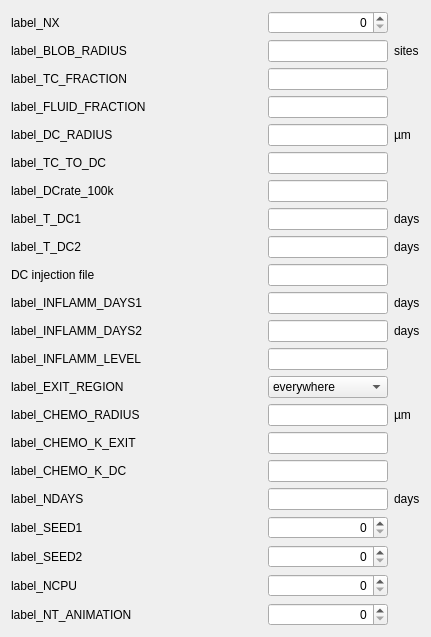
           <widget class="QWidget" name="layoutWidget">
            <property name="geometry">
             <rect>
              <x>10</x>
              <y>0</y>
              <width>431</width>
              <height>621</height>
             </rect>
            </property>
            <layout class="QGridLayout" name="gridLayout_4">
             <item row="0" column="0">
              <widget class="QMyLabel" name="label_NX">
               <property name="text">
                <string>label_NX</string>
               </property>
               <property name="wordWrap">
                <bool>false</bool>
               </property>
              </widget>
             </item>
             <item row="0" column="1">
              <spacer name="horizontalSpacer_12">
               <property name="orientation">
                <enum>Qt::Horizontal</enum>
               </property>
               <property name="sizeHint" stdset="0">
                <size>
                 <width>40</width>
                 <height>13</height>
                </size>
               </property>
              </spacer>
             </item>
             <item row="0" column="2">
              <widget class="QSpinBox" name="spin_NX">
               <property name="maximumSize">
                <size>
                 <width>120</width>
                 <height>16777215</height>
                </size>
               </property>
               <property name="alignment">
                <set>Qt::AlignRight|Qt::AlignTrailing|Qt::AlignVCenter</set>
               </property>
               <property name="maximum">
                <number>999999999</number>
               </property>
              </widget>
             </item>
             <item row="1" column="0">
              <widget class="QMyLabel" name="label_BLOB_RADIUS">
               <property name="text">
                <string>label_BLOB_RADIUS</string>
               </property>
               <property name="wordWrap">
                <bool>false</bool>
               </property>
              </widget>
             </item>
             <item row="1" column="1">
              <spacer name="horizontalSpacer_13">
               <property name="orientation">
                <enum>Qt::Horizontal</enum>
               </property>
               <property name="sizeHint" stdset="0">
                <size>
                 <width>40</width>
                 <height>13</height>
                </size>
               </property>
              </spacer>
             </item>
             <item row="1" column="2">
              <widget class="QLineEdit" name="line_BLOB_RADIUS">
               <property name="maximumSize">
                <size>
                 <width>120</width>
                 <height>16777215</height>
                </size>
               </property>
               <property name="alignment">
                <set>Qt::AlignRight|Qt::AlignTrailing|Qt::AlignVCenter</set>
               </property>
              </widget>
             </item>
             <item row="2" column="0">
              <widget class="QMyLabel" name="label_TC_FRACTION">
               <property name="text">
                <string>label_TC_FRACTION</string>
               </property>
               <property name="wordWrap">
                <bool>false</bool>
               </property>
              </widget>
             </item>
             <item row="2" column="1">
              <spacer name="horizontalSpacer_14">
               <property name="orientation">
                <enum>Qt::Horizontal</enum>
               </property>
               <property name="sizeHint" stdset="0">
                <size>
                 <width>38</width>
                 <height>17</height>
                </size>
               </property>
              </spacer>
             </item>
             <item row="2" column="2">
              <widget class="QLineEdit" name="line_TC_FRACTION">
               <property name="maximumSize">
                <size>
                 <width>120</width>
                 <height>16777215</height>
                </size>
               </property>
               <property name="alignment">
                <set>Qt::AlignRight|Qt::AlignTrailing|Qt::AlignVCenter</set>
               </property>
              </widget>
             </item>
             <item row="3" column="1">
              <spacer name="horizontalSpacer_15">
               <property name="orientation">
                <enum>Qt::Horizontal</enum>
               </property>
               <property name="sizeHint" stdset="0">
                <size>
                 <width>40</width>
                 <height>13</height>
                </size>
               </property>
              </spacer>
             </item>
             <item row="3" column="2">
              <widget class="QLineEdit" name="line_FLUID_FRACTION">
               <property name="maximumSize">
                <size>
                 <width>120</width>
                 <height>16777215</height>
                </size>
               </property>
               <property name="alignment">
                <set>Qt::AlignRight|Qt::AlignTrailing|Qt::AlignVCenter</set>
               </property>
              </widget>
             </item>
             <item row="4" column="0">
              <widget class="QMyLabel" name="label_DC_RADIUS">
               <property name="mouseTracking">
                <bool>false</bool>
               </property>
               <property name="text">
                <string>label_DC_RADIUS</string>
               </property>
               <property name="wordWrap">
                <bool>false</bool>
               </property>
              </widget>
             </item>
             <item row="4" column="1">
              <spacer name="horizontalSpacer_16">
               <property name="orientation">
                <enum>Qt::Horizontal</enum>
               </property>
               <property name="sizeHint" stdset="0">
                <size>
                 <width>40</width>
                 <height>13</height>
                </size>
               </property>
              </spacer>
             </item>
             <item row="4" column="2">
              <widget class="QLineEdit" name="line_DC_RADIUS">
               <property name="maximumSize">
                <size>
                 <width>120</width>
                 <height>16777215</height>
                </size>
               </property>
               <property name="alignment">
                <set>Qt::AlignRight|Qt::AlignTrailing|Qt::AlignVCenter</set>
               </property>
              </widget>
             </item>
             <item row="4" column="3">
              <widget class="QLabel" name="units_DC_RADIUS">
               <property name="text">
                <string>µm</string>
               </property>
              </widget>
             </item>
             <item row="5" column="0">
              <widget class="QMyLabel" name="label_TC_TO_DC">
               <property name="mouseTracking">
                <bool>false</bool>
               </property>
               <property name="text">
                <string>label_TC_TO_DC</string>
               </property>
               <property name="wordWrap">
                <bool>false</bool>
               </property>
              </widget>
             </item>
             <item row="5" column="1">
              <spacer name="horizontalSpacer_17">
               <property name="orientation">
                <enum>Qt::Horizontal</enum>
               </property>
               <property name="sizeHint" stdset="0">
                <size>
                 <width>40</width>
                 <height>13</height>
                </size>
               </property>
              </spacer>
             </item>
             <item row="6" column="0">
              <widget class="QMyLabel" name="label_DCrate_100k">
               <property name="mouseTracking">
                <bool>false</bool>
               </property>
               <property name="text">
                <string>label_DCrate_100k</string>
               </property>
               <property name="wordWrap">
                <bool>false</bool>
               </property>
              </widget>
             </item>
             <item row="6" column="1">
              <spacer name="horizontalSpacer_18">
               <property name="orientation">
                <enum>Qt::Horizontal</enum>
               </property>
               <property name="sizeHint" stdset="0">
                <size>
                 <width>40</width>
                 <height>13</height>
                </size>
               </property>
              </spacer>
             </item>
             <item row="6" column="2">
              <widget class="QLineEdit" name="line_DCrate_100k">
               <property name="maximumSize">
                <size>
                 <width>120</width>
                 <height>16777215</height>
                </size>
               </property>
               <property name="alignment">
                <set>Qt::AlignRight|Qt::AlignTrailing|Qt::AlignVCenter</set>
               </property>
              </widget>
             </item>
             <item row="7" column="0">
              <widget class="QMyLabel" name="label_T_DC1">
               <property name="mouseTracking">
                <bool>false</bool>
               </property>
               <property name="text">
                <string>label_T_DC1</string>
               </property>
               <property name="wordWrap">
                <bool>false</bool>
               </property>
              </widget>
             </item>
             <item row="7" column="1">
              <spacer name="horizontalSpacer_19">
               <property name="orientation">
                <enum>Qt::Horizontal</enum>
               </property>
               <property name="sizeHint" stdset="0">
                <size>
                 <width>40</width>
                 <height>13</height>
                </size>
               </property>
              </spacer>
             </item>
             <item row="7" column="2">
              <widget class="QLineEdit" name="line_T_DC1">
               <property name="maximumSize">
                <size>
                 <width>120</width>
                 <height>16777215</height>
                </size>
               </property>
               <property name="alignment">
                <set>Qt::AlignRight|Qt::AlignTrailing|Qt::AlignVCenter</set>
               </property>
              </widget>
             </item>
             <item row="7" column="3">
              <widget class="QLabel" name="units_T_DC1">
               <property name="text">
                <string>days</string>
               </property>
              </widget>
             </item>
             <item row="8" column="0">
              <widget class="QMyLabel" name="label_T_DC2">
               <property name="mouseTracking">
                <bool>false</bool>
               </property>
               <property name="text">
                <string>label_T_DC2</string>
               </property>
               <property name="wordWrap">
                <bool>false</bool>
               </property>
              </widget>
             </item>
             <item row="8" column="1">
              <spacer name="horizontalSpacer_20">
               <property name="orientation">
                <enum>Qt::Horizontal</enum>
               </property>
               <property name="sizeHint" stdset="0">
                <size>
                 <width>40</width>
                 <height>13</height>
                </size>
               </property>
              </spacer>
             </item>
             <item row="8" column="2">
              <widget class="QLineEdit" name="line_T_DC2">
               <property name="maximumSize">
                <size>
                 <width>120</width>
                 <height>16777215</height>
                </size>
               </property>
               <property name="alignment">
                <set>Qt::AlignRight|Qt::AlignTrailing|Qt::AlignVCenter</set>
               </property>
              </widget>
             </item>
             <item row="8" column="3">
              <widget class="QLabel" name="units_T_DC2">
               <property name="text">
                <string>days</string>
               </property>
              </widget>
             </item>
             <item row="10" column="0">
              <widget class="QMyLabel" name="label_INFLAMM_DAYS1">
               <property name="text">
                <string>label_INFLAMM_DAYS1</string>
               </property>
              </widget>
             </item>
             <item row="10" column="1">
              <spacer name="horizontalSpacer_22">
               <property name="orientation">
                <enum>Qt::Horizontal</enum>
               </property>
               <property name="sizeHint" stdset="0">
                <size>
                 <width>40</width>
                 <height>13</height>
                </size>
               </property>
              </spacer>
             </item>
             <item row="10" column="2">
              <widget class="QLineEdit" name="line_INFLAMM_DAYS1">
               <property name="maximumSize">
                <size>
                 <width>120</width>
                 <height>16777215</height>
                </size>
               </property>
               <property name="alignment">
                <set>Qt::AlignRight|Qt::AlignTrailing|Qt::AlignVCenter</set>
               </property>
              </widget>
             </item>
             <item row="11" column="0">
              <widget class="QMyLabel" name="label_INFLAMM_DAYS2">
               <property name="text">
                <string>label_INFLAMM_DAYS2</string>
               </property>
              </widget>
             </item>
             <item row="11" column="1">
              <spacer name="horizontalSpacer_23">
               <property name="orientation">
                <enum>Qt::Horizontal</enum>
               </property>
               <property name="sizeHint" stdset="0">
                <size>
                 <width>40</width>
                 <height>13</height>
                </size>
               </property>
              </spacer>
             </item>
             <item row="11" column="2">
              <widget class="QLineEdit" name="line_INFLAMM_DAYS2">
               <property name="maximumSize">
                <size>
                 <width>120</width>
                 <height>16777215</height>
                </size>
               </property>
               <property name="alignment">
                <set>Qt::AlignRight|Qt::AlignTrailing|Qt::AlignVCenter</set>
               </property>
              </widget>
             </item>
             <item row="12" column="0">
              <widget class="QMyLabel" name="label_INFLAMM_LEVEL">
               <property name="text">
                <string>label_INFLAMM_LEVEL</string>
               </property>
              </widget>
             </item>
             <item row="12" column="1">
              <spacer name="horizontalSpacer_24">
               <property name="orientation">
                <enum>Qt::Horizontal</enum>
               </property>
               <property name="sizeHint" stdset="0">
                <size>
                 <width>40</width>
                 <height>13</height>
                </size>
               </property>
              </spacer>
             </item>
             <item row="12" column="2">
              <widget class="QLineEdit" name="line_INFLAMM_LEVEL">
               <property name="maximumSize">
                <size>
                 <width>120</width>
                 <height>16777215</height>
                </size>
               </property>
               <property name="alignment">
                <set>Qt::AlignRight|Qt::AlignTrailing|Qt::AlignVCenter</set>
               </property>
              </widget>
             </item>
             <item row="13" column="0">
              <widget class="QMyLabel" name="label_EXIT_REGION">
               <property name="mouseTracking">
                <bool>false</bool>
               </property>
               <property name="toolTip">
                <string>determines blob region for cell exits</string>
               </property>
               <property name="text">
                <string>label_EXIT_REGION</string>
               </property>
               <property name="wordWrap">
                <bool>false</bool>
               </property>
              </widget>
             </item>
             <item row="13" column="1">
              <spacer name="horizontalSpacer_26">
               <property name="orientation">
                <enum>Qt::Horizontal</enum>
               </property>
               <property name="sizeHint" stdset="0">
                <size>
                 <width>40</width>
                 <height>13</height>
                </size>
               </property>
              </spacer>
             </item>
             <item row="13" column="2">
              <widget class="QComboBox" name="comb_EXIT_REGION">
               <property name="enabled">
                <bool>true</bool>
               </property>
               <property name="maximumSize">
                <size>
                 <width>120</width>
                 <height>16777215</height>
                </size>
               </property>
               <item>
                <property name="text">
                 <string>everywhere</string>
                </property>
               </item>
               <item>
                <property name="text">
                 <string>lower half of blob</string>
                </property>
               </item>
               <item>
                <property name="text">
                 <string>blob portals</string>
                </property>
               </item>
               <item>
                <property name="text">
                 <string>surface portals</string>
                </property>
               </item>
              </widget>
             </item>
             <item row="14" column="0">
              <widget class="QMyLabel" name="label_CHEMO_RADIUS">
               <property name="text">
                <string>label_CHEMO_RADIUS</string>
               </property>
              </widget>
             </item>
             <item row="14" column="1">
              <spacer name="horizontalSpacer_27">
               <property name="orientation">
                <enum>Qt::Horizontal</enum>
               </property>
               <property name="sizeHint" stdset="0">
                <size>
                 <width>40</width>
                 <height>13</height>
                </size>
               </property>
              </spacer>
             </item>
             <item row="14" column="2">
              <widget class="QLineEdit" name="line_CHEMO_RADIUS">
               <property name="maximumSize">
                <size>
                 <width>120</width>
                 <height>16777215</height>
                </size>
               </property>
               <property name="alignment">
                <set>Qt::AlignRight|Qt::AlignTrailing|Qt::AlignVCenter</set>
               </property>
              </widget>
             </item>
             <item row="15" column="0">
              <widget class="QMyLabel" name="label_CHEMO_K_EXIT">
               <property name="mouseTracking">
                <bool>false</bool>
               </property>
               <property name="toolTip">
                <string>level of exit chemotactic influence</string>
               </property>
               <property name="text">
                <string>label_CHEMO_K_EXIT</string>
               </property>
               <property name="wordWrap">
                <bool>false</bool>
               </property>
              </widget>
             </item>
             <item row="15" column="1">
              <spacer name="horizontalSpacer_28">
               <property name="orientation">
                <enum>Qt::Horizontal</enum>
               </property>
               <property name="sizeHint" stdset="0">
                <size>
                 <width>40</width>
                 <height>13</height>
                </size>
               </property>
              </spacer>
             </item>
             <item row="15" column="2">
              <widget class="QLineEdit" name="line_CHEMO_K_EXIT">
               <property name="maximumSize">
                <size>
                 <width>120</width>
                 <height>16777215</height>
                </size>
               </property>
               <property name="alignment">
                <set>Qt::AlignRight|Qt::AlignTrailing|Qt::AlignVCenter</set>
               </property>
              </widget>
             </item>
             <item row="17" column="0">
              <widget class="QMyLabel" name="label_NDAYS">
               <property name="mouseTracking">
                <bool>false</bool>
               </property>
               <property name="toolTip">
                <string/>
               </property>
               <property name="text">
                <string>label_NDAYS</string>
               </property>
               <property name="wordWrap">
                <bool>false</bool>
               </property>
              </widget>
             </item>
             <item row="17" column="1">
              <spacer name="horizontalSpacer_29">
               <property name="orientation">
                <enum>Qt::Horizontal</enum>
               </property>
               <property name="sizeHint" stdset="0">
                <size>
                 <width>40</width>
                 <height>13</height>
                </size>
               </property>
              </spacer>
             </item>
             <item row="18" column="0">
              <widget class="QMyLabel" name="label_SEED1">
               <property name="mouseTracking">
                <bool>false</bool>
               </property>
               <property name="toolTip">
                <string>seed vector for RNGs</string>
               </property>
               <property name="text">
                <string>label_SEED1</string>
               </property>
               <property name="wordWrap">
                <bool>false</bool>
               </property>
              </widget>
             </item>
             <item row="18" column="1">
              <spacer name="horizontalSpacer_30">
               <property name="orientation">
                <enum>Qt::Horizontal</enum>
               </property>
               <property name="sizeHint" stdset="0">
                <size>
                 <width>40</width>
                 <height>13</height>
                </size>
               </property>
              </spacer>
             </item>
             <item row="18" column="2">
              <widget class="QSpinBox" name="spin_SEED1">
               <property name="maximumSize">
                <size>
                 <width>120</width>
                 <height>16777215</height>
                </size>
               </property>
               <property name="alignment">
                <set>Qt::AlignRight|Qt::AlignTrailing|Qt::AlignVCenter</set>
               </property>
               <property name="maximum">
                <number>999999999</number>
               </property>
              </widget>
             </item>
             <item row="19" column="0">
              <widget class="QMyLabel" name="label_SEED2">
               <property name="mouseTracking">
                <bool>false</bool>
               </property>
               <property name="toolTip">
                <string>seed vector for RNGs</string>
               </property>
               <property name="text">
                <string>label_SEED2</string>
               </property>
               <property name="wordWrap">
                <bool>false</bool>
               </property>
              </widget>
             </item>
             <item row="19" column="1">
              <spacer name="horizontalSpacer_31">
               <property name="orientation">
                <enum>Qt::Horizontal</enum>
               </property>
               <property name="sizeHint" stdset="0">
                <size>
                 <width>40</width>
                 <height>13</height>
                </size>
               </property>
              </spacer>
             </item>
             <item row="19" column="2">
              <widget class="QSpinBox" name="spin_SEED2">
               <property name="maximumSize">
                <size>
                 <width>120</width>
                 <height>16777215</height>
                </size>
               </property>
               <property name="alignment">
                <set>Qt::AlignRight|Qt::AlignTrailing|Qt::AlignVCenter</set>
               </property>
               <property name="maximum">
                <number>999999999</number>
               </property>
              </widget>
             </item>
             <item row="5" column="2">
              <widget class="QLineEdit" name="line_TC_TO_DC">
               <property name="maximumSize">
                <size>
                 <width>120</width>
                 <height>16777215</height>
                </size>
               </property>
               <property name="alignment">
                <set>Qt::AlignRight|Qt::AlignTrailing|Qt::AlignVCenter</set>
               </property>
              </widget>
             </item>
             <item row="17" column="2">
              <widget class="QLineEdit" name="line_NDAYS">
               <property name="maximumSize">
                <size>
                 <width>120</width>
                 <height>16777215</height>
                </size>
               </property>
               <property name="alignment">
                <set>Qt::AlignRight|Qt::AlignTrailing|Qt::AlignVCenter</set>
               </property>
              </widget>
             </item>
             <item row="3" column="0">
              <widget class="QMyLabel" name="label_FLUID_FRACTION">
               <property name="mouseTracking">
                <bool>false</bool>
               </property>
               <property name="text">
                <string>label_FLUID_FRACTION</string>
               </property>
               <property name="wordWrap">
                <bool>false</bool>
               </property>
              </widget>
             </item>
             <item row="21" column="0">
              <widget class="QMyLabel" name="label_NT_ANIMATION">
               <property name="toolTip">
                <string>animation update interval</string>
               </property>
               <property name="text">
                <string>label_NT_ANIMATION</string>
               </property>
              </widget>
             </item>
             <item row="21" column="1">
              <spacer name="horizontalSpacer_32">
               <property name="orientation">
                <enum>Qt::Horizontal</enum>
               </property>
               <property name="sizeHint" stdset="0">
                <size>
                 <width>40</width>
                 <height>13</height>
                </size>
               </property>
              </spacer>
             </item>
             <item row="21" column="2">
              <widget class="QSpinBox" name="spin_NT_ANIMATION">
               <property name="maximumSize">
                <size>
                 <width>120</width>
                 <height>16777215</height>
                </size>
               </property>
               <property name="alignment">
                <set>Qt::AlignRight|Qt::AlignTrailing|Qt::AlignVCenter</set>
               </property>
               <property name="maximum">
                <number>999999999</number>
               </property>
              </widget>
             </item>
             <item row="16" column="0">
              <widget class="QMyLabel" name="label_CHEMO_K_DC">
               <property name="enabled">
                <bool>true</bool>
               </property>
               <property name="text">
                <string>label_CHEMO_K_DC</string>
               </property>
              </widget>
             </item>
             <item row="16" column="2">
              <widget class="QLineEdit" name="line_CHEMO_K_DC">
               <property name="enabled">
                <bool>true</bool>
               </property>
               <property name="maximumSize">
                <size>
                 <width>120</width>
                 <height>16777215</height>
                </size>
               </property>
               <property name="alignment">
                <set>Qt::AlignRight|Qt::AlignTrailing|Qt::AlignVCenter</set>
               </property>
              </widget>
             </item>
             <item row="16" column="1">
              <spacer name="horizontalSpacer_33">
               <property name="orientation">
                <enum>Qt::Horizontal</enum>
               </property>
               <property name="sizeHint" stdset="0">
                <size>
                 <width>40</width>
                 <height>13</height>
                </size>
               </property>
              </spacer>
             </item>
             <item row="14" column="3">
              <widget class="QLabel" name="units_CHEMO_RADIUS">
               <property name="text">
                <string>µm</string>
               </property>
              </widget>
             </item>
             <item row="17" column="3">
              <widget class="QLabel" name="units_NDAYS">
               <property name="text">
                <string>days</string>
               </property>
              </widget>
             </item>
             <item row="10" column="3">
              <widget class="QLabel" name="units_INFLAMM1">
               <property name="text">
                <string>days</string>
               </property>
              </widget>
             </item>
             <item row="11" column="3">
              <widget class="QLabel" name="units_INFLAMM2">
               <property name="text">
                <string>days</string>
               </property>
              </widget>
             </item>
             <item row="1" column="3">
              <widget class="QLabel" name="units_BLOB_RADIUS">
               <property name="text">
                <string>sites</string>
               </property>
              </widget>
             </item>
             <item row="20" column="0">
              <widget class="QMyLabel" name="label_NCPU">
               <property name="toolTip">
                <string>animation update interval</string>
               </property>
               <property name="text">
                <string>label_NCPU</string>
               </property>
              </widget>
             </item>
             <item row="20" column="1">
              <spacer name="horizontalSpacer_34">
               <property name="orientation">
                <enum>Qt::Horizontal</enum>
               </property>
               <property name="sizeHint" stdset="0">
                <size>
                 <width>40</width>
                 <height>13</height>
                </size>
               </property>
              </spacer>
             </item>
             <item row="20" column="2">
              <widget class="QSpinBox" name="spin_NCPU">
               <property name="maximumSize">
                <size>
                 <width>120</width>
                 <height>16777215</height>
                </size>
               </property>
               <property name="alignment">
                <set>Qt::AlignRight|Qt::AlignTrailing|Qt::AlignVCenter</set>
               </property>
               <property name="maximum">
                <number>999999999</number>
               </property>
              </widget>
             </item>
             <item row="9" column="0">
              <widget class="QMyLabel" name="label_DC_INJECTION_FILE">
               <property name="mouseTracking">
                <bool>false</bool>
               </property>
               <property name="text">
                <string>DC injection file</string>
               </property>
               <property name="wordWrap">
                <bool>false</bool>
               </property>
              </widget>
             </item>
             <item row="9" column="2">
              <widget class="QLineEdit" name="text_DC_INJECTION_FILE">
               <property name="maximumSize">
                <size>
                 <width>120</width>
                 <height>16777215</height>
                </size>
               </property>
               <property name="alignment">
                <set>Qt::AlignRight|Qt::AlignTrailing|Qt::AlignVCenter</set>
               </property>
              </widget>
             </item>
             <item row="9" column="1">
              <spacer name="horizontalSpacer_35">
               <property name="orientation">
                <enum>Qt::Horizontal</enum>
               </property>
               <property name="sizeHint" stdset="0">
                <size>
                 <width>40</width>
                 <height>13</height>
                </size>
               </property>
              </spacer>
             </item>
            </layout>
           </widget>
